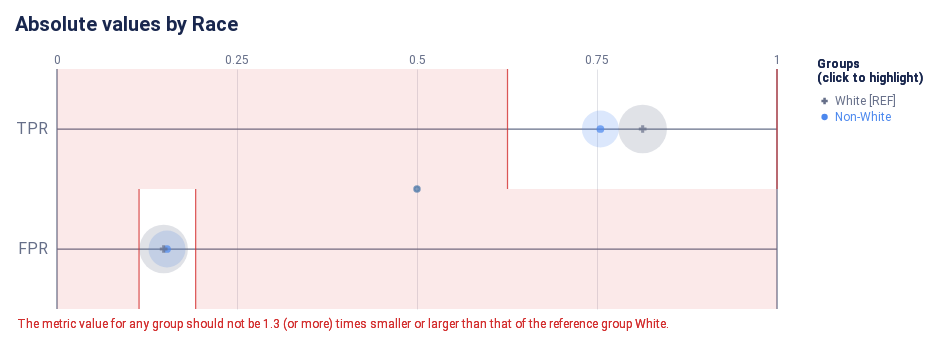

Source (notebook cell):
### Code cell
# for example, absolute values of the chosen metric for the poverty attribute
ap.absolute(bdf, metrics, 'Race', fairness_threshold = disparity_tolerance)

### Figure 1 — Vega-Lite specification as saved in the notebook (floating-point values rounded to 4 significant figures)
{"config": {"view": {"continuousWidth": 300, "continuousHeight": 300, "strokeWidth": 0}, "axisLeft": {"labelColor": "rgb(102, 111, 137)", "labelFont": "Roboto, Arial, sans-serif", "labelFontSize": 16}, "title": {"anchor": "start", "color": "rgb(25, 39, 78)", "font": "Roboto, Arial, sans-serif", "fontSize": 20, "fontWeight": "bold"}}, "layer": [{"data": {"name": "data-63a976fe5a7a233ec3cb74827c753763"}, "mark": {"type": "rule", "stroke": "rgb(102, 111, 137)", "strokeWidth": 1.25, "tooltip": null}, "encoding": {"x": {"field": "start", "scale": {"domain": [0, 1], "range": [40.0, 760.0]}, "type": "quantitative"}, "x2": {"field": "end"}, "y": {"axis": {"domain": false, "labelAngle": 0, "labelPadding": -30, "orient": "left", "ticks": false, "title": null}, "field": "y_position", "scale": {"domain": ["TPR", "FPR"], "range": [30.0, 270.0]}, "type": "nominal"}}}, {"data": {"name": "data-530a0015f307685e83be78af23d6ae21"}, "mark": {"type": "rule", "stroke": "rgb(102, 111, 137)", "strokeWidth": 1.25, "tooltip": null}, "encoding": {"x": {"field": "x_position", "scale": {"domain": [0, 1], "range": [40.0, 760.0]}, "type": "quantitative"}, "y": {"value": 30.0}, "y2": {"value": 270.0}}}, {"data": {"name": "data-5583314adf91e201f1fae4954d44c62d"}, "mark": {"type": "text", "align": "center", "color": "rgb(102, 111, 137)", "font": "Roboto, Arial, sans-serif", "fontSize": 12, "fontWeight": "normal", "tooltip": null}, "encoding": {"text": {"field": "value", "type": "nominal"}, "x": {"field": "value", "scale": {"domain": [0, 1], "range": [40.0, 760.0]}, "type": "quantitative"}, "y": {"value": 21.0}}}, {"layer": [{"mark": {"type": "rect", "opacity": 0.8, "stroke": "rgb(211, 47, 47)", "strokeWidth": 1.25, "tooltip": null}, "encoding": {"x": {"field": "lower_threshold_value", "scale": {"domain": [0, 1], "range": [40.0, 760.0]}, "type": "quantitative"}, "x2": {"field": "lower_threshold_value"}, "y": {"axis": {"domain": false, "grid": false, "labels": false, "ticks": false, "title": null}, "field": "metric", "scale": {"domain": ["TPR", "FPR"], "range": [30.0, 270.0]}, "type": "nominal"}}}, {"mark": {"type": "rect", "opacity": 0.8, "stroke": "rgb(211, 47, 47)", "strokeWidth": 1.25, "tooltip": null}, "encoding": {"x": {"field": "upper_threshold_value", "scale": {"domain": [0, 1], "range": [40.0, 760.0]}, "type": "quantitative"}, "x2": {"field": "upper_threshold_value"}, "y": {"axis": {"domain": false, "grid": false, "labels": false, "ticks": false, "title": null}, "field": "metric", "scale": {"domain": ["TPR", "FPR"], "range": [30.0, 270.0]}, "type": "nominal"}}}, {"layer": [{"mark": {"type": "rect", "fill": "rgb(211, 47, 47)", "opacity": 0.1, "tooltip": null}, "encoding": {"x": {"field": "lower_threshold_value", "scale": {"domain": [0, 1], "range": [40.0, 760.0]}, "type": "quantitative"}, "x2": {"field": "lower_end"}, "y": {"axis": {"domain": false, "grid": false, "labels": false, "ticks": false, "title": null}, "field": "metric", "scale": {"domain": ["TPR", "FPR"], "range": [30.0, 270.0]}, "type": "nominal"}}}, {"mark": {"type": "rect", "fill": "rgb(211, 47, 47)", "opacity": 0.1, "tooltip": null}, "encoding": {"x": {"field": "upper_threshold_value", "scale": {"domain": [0, 1], "range": [40.0, 760.0]}, "type": "quantitative"}, "x2": {"field": "upper_end"}, "y": {"axis": {"domain": false, "grid": false, "labels": false, "ticks": false, "title": null}, "field": "metric", "scale": {"domain": ["TPR", "FPR"], "range": [30.0, 270.0]}, "type": "nominal"}}}]}, {"layer": [{"mark": {"type": "text", "align": "left", "baseline": "top", "fill": "rgb(211, 47, 47)", "font": "Roboto, Arial, sans-serif", "fontSize": 12, "fontWeight": "normal", "tooltip": null}, "encoding": {"text": {"value": "The metric value for any group should not be 1.3 (or more) times smaller or larger than that of the reference group White."}, "x": {"value": 0}, "y": {"value": 280.0}}}], "data": {"name": "data-de84bc8c822dac0bd3b12b0342548471"}}], "data": {"name": "data-e0b1e0ea7ad493b8788f1274caa41311"}}, {"layer": [{"data": {"name": "empty"}, "mark": {"type": "circle"}}, {"data": {"name": "data-59934ef03ce878e130e727ee6216378e"}, "mark": {"type": "circle", "cursor": "pointer", "opacity": 0.2}, "encoding": {"color": {"condition": {"param": "param_25", "empty": true, "field": "attribute_value", "legend": null, "scale": {"domain": ["White", "Non-White"], "range": ["rgb(102, 111, 137)", "rgb(76, 136, 238)", "rgb(254, 97, 0)", "rgb(220, 38, 127)", "rgb(255, 176, 0)", "rgb(150, 95, 230)"]}, "type": "nominal"}, "value": "rgb(225, 226, 231)"}, "size": {"field": "group_size", "legend": null, "scale": {"domain": [0, 258.0], "range": [0, 2827.0]}, "type": "quantitative"}, "tooltip": [{"field": "attribute_value", "title": "Group", "type": "nominal"}, {"field": "tooltip_group_size", "title": "Group Size", "type": "nominal"}, {"field": "tooltip_disparity_explanation_tpr", "title": "Disparity", "type": "nominal"}, {"field": "tpr", "format": ".2f", "title": "TPR", "type": "quantitative"}], "x": {"axis": {"domain": false, "gridColor": "rgb(225, 226, 231)", "labels": false, "ticks": false, "title": null, "values": [0.25, 0.5, 0.75]}, "field": "tpr", "scale": {"domain": [0, 1], "range": [40.0, 760.0]}, "type": "quantitative"}, "y": {"axis": {"domain": false, "grid": false, "labels": false, "ticks": false, "title": null}, "field": "metric_variable", "scale": {"domain": ["TPR", "FPR"], "range": [30.0, 270.0]}, "type": "nominal"}}, "name": "view_26", "transform": [{"calculate": "'TPR'", "as": "metric_variable"}]}, {"data": {"name": "data-59934ef03ce878e130e727ee6216378e"}, "mark": {"type": "circle", "cursor": "pointer", "opacity": 0.2}, "encoding": {"color": {"condition": {"param": "param_25", "empty": true, "field": "attribute_value", "legend": null, "scale": {"domain": ["White", "Non-White"], "range": ["rgb(102, 111, 137)", "rgb(76, 136, 238)", "rgb(254, 97, 0)", "rgb(220, 38, 127)", "rgb(255, 176, 0)", "rgb(150, 95, 230)"]}, "type": "nominal"}, "value": "rgb(225, 226, 231)"}, "size": {"field": "group_size", "legend": null, "scale": {"domain": [0, 258.0], "range": [0, 2827.0]}, "type": "quantitative"}, "tooltip": [{"field": "attribute_value", "title": "Group", "type": "nominal"}, {"field": "tooltip_group_size", "title": "Group Size", "type": "nominal"}, {"field": "tooltip_disparity_explanation_fpr", "title": "Disparity", "type": "nominal"}, {"field": "fpr", "format": ".2f", "title": "FPR", "type": "quantitative"}], "x": {"axis": {"domain": false, "gridColor": "rgb(225, 226, 231)", "labels": false, "ticks": false, "title": null, "values": [0.25, 0.5, 0.75]}, "field": "fpr", "scale": {"domain": [0, 1], "range": [40.0, 760.0]}, "type": "quantitative"}, "y": {"axis": {"domain": false, "grid": false, "labels": false, "ticks": false, "title": null}, "field": "metric_variable", "scale": {"domain": ["TPR", "FPR"], "range": [30.0, 270.0]}, "type": "nominal"}}, "name": "view_28", "transform": [{"calculate": "'FPR'", "as": "metric_variable"}]}, {"layer": [{"data": {"name": "empty"}, "mark": {"type": "point"}}, {"data": {"name": "data-59934ef03ce878e130e727ee6216378e"}, "mark": {"type": "point", "cursor": "pointer", "filled": true, "size": 60}, "encoding": {"color": {"condition": {"param": "param_25", "empty": true, "field": "attribute_value", "legend": null, "scale": {"domain": ["White", "Non-White"], "range": ["rgb(102, 111, 137)", "rgb(76, 136, 238)", "rgb(254, 97, 0)", "rgb(220, 38, 127)", "rgb(255, 176, 0)", "rgb(150, 95, 230)"]}, "type": "nominal"}, "value": "rgb(225, 226, 231)"}, "shape": {"field": "attribute_value", "legend": null, "scale": {"domain": ["White", "Non-White"], "range": ["cross", "circle"]}, "type": "nominal"}, "tooltip": [{"field": "attribute_value", "title": "Group", "type": "nominal"}, {"field": "tooltip_group_size", "title": "Group Size", "type": "nominal"}, {"field": "tooltip_disparity_explanation_tpr", "title": "Disparity", "type": "nominal"}, {"field": "tpr", "format": ".2f", "title": "TPR", "type": "quantitative"}], "x": {"axis": {"domain": false, "gridColor": "rgb(225, 226, 231)", "labels": false, "ticks": false, "title": null, "values": [0.25, 0.5, 0.75]}, "field": "tpr", "scale": {"domain": [0, 1], "range": [40.0, 760.0]}, "type": "quantitative"}, "y": {"axis": {"domain": false, "grid": false, "labels": false, "ticks": false, "title": null}, "field": "metric_variable", "scale": {"domain": ["TPR", "FPR"], "range": [30.0, 270.0]}, "type": "nominal"}}, "name": "view_25", "transform": [{"calculate": "'TPR'", "as": "metric_variable"}]}, {"data": {"name": "data-59934ef03ce878e130e727ee6216378e"}, "mark": {"type": "point", "cursor": "pointer", "filled": true, "size": 60}, "encoding": {"color": {"condition": {"param": "param_25", "empty": true, "field": "attribute_value", "legend": null, "scale": {"domain": ["White", "Non-White"], "range": ["rgb(102, 111, 137)", "rgb(76, 136, 238)", "rgb(254, 97, 0)", "rgb(220, 38, 127)", "rgb(255, 176, 0)", "rgb(150, 95, 230)"]}, "type": "nominal"}, "value": "rgb(225, 226, 231)"}, "shape": {"field": "attribute_value", "legend": null, "scale": {"domain": ["White", "Non-White"], "range": ["cross", "circle"]}, "type": "nominal"}, "tooltip": [{"field": "attribute_value", "title": "Group", "type": "nominal"}, {"field": "tooltip_group_size", "title": "Group Size", "type": "nominal"}, {"field": "tooltip_disparity_explanation_fpr", "title": "Disparity", "type": "nominal"}, {"field": "fpr", "format": ".2f", "title": "FPR", "type": "quantitative"}], "x": {"axis": {"domain": false, "gridColor": "rgb(225, 226, 231)", "labels": false, "ticks": false, "title": null, "values": [0.25, 0.5, 0.75]}, "field": "fpr", "scale": {"domain": [0, 1], "range": [40.0, 760.0]}, "type": "quantitative"}, "y": {"axis": {"domain": false, "grid": false, "labels": false, "ticks": false, "title": null}, "field": "metric_variable", "scale": {"domain": ["TPR", "FPR"], "range": [30.0, 270.0]}, "type": "nominal"}}, "name": "view_27", "transform": [{"calculate": "'FPR'", "as": "metric_variable"}]}]}]}, {"layer": [{"mark": {"type": "point", "cursor": "pointer", "filled": true, "opacity": 1, "size": 40}, "encoding": {"color": {"condition": {"param": "param_25", "empty": true, "field": "attribute_value", "legend": null, "scale": {"domain": ["White", "Non-White"], "range": ["rgb(102, 111, 137)", "rgb(76, 136, 238)", "rgb(254, 97, 0)", "rgb(220, 38, 127)", "rgb(255, 176, 0)", "rgb(150, 95, 230)"]}, "type": "nominal"}, "value": "rgb(225, 226, 231)"}, "shape": {"field": "attribute_value", "legend": null, "scale": {"domain": ["White", "Non-White"], "range": ["cross", "circle"]}, "type": "nominal"}, "x": {"value": 807.6}, "y": {"axis": {"domain": false, "grid": false, "labels": false, "ticks": false, "title": null}, "field": "attribute_value", "scale": {"domain": ["White", "Non-White"], "range": [54, 86]}, "type": "nominal"}}, "name": "view_29"}, {"mark": {"type": "text", "align": "left", "baseline": "middle", "cursor": "pointer", "font": "Roboto, Arial, sans-serif", "fontSize": 12, "fontWeight": "normal"}, "encoding": {"color": {"condition": {"param": "param_25", "empty": true, "field": "attribute_value", "legend": null, "scale": {"domain": ["White", "Non-White"], "range": ["rgb(102, 111, 137)", "rgb(76, 136, 238)", "rgb(254, 97, 0)", "rgb(220, 38, 127)", "rgb(255, 176, 0)", "rgb(150, 95, 230)"]}, "type": "nominal"}, "value": "rgb(225, 226, 231)"}, "text": {"field": "label", "type": "nominal"}, "x": {"value": 818.1}, "y": {"axis": {"domain": false, "grid": false, "labels": false, "ticks": false, "title": null}, "field": "attribute_value", "scale": {"domain": ["White", "Non-White"], "range": [54, 86]}, "type": "nominal"}}, "name": "view_30"}, {"data": {"name": "data-de84bc8c822dac0bd3b12b0342548471"}, "mark": {"type": "text", "align": "left", "baseline": "top", "color": "rgb(25, 39, 78)", "font": "Roboto, Arial, sans-serif", "fontSize": 12, "fontWeight": "bold"}, "encoding": {"text": {"value": "(click to highlight)"}, "x": {"value": 800}, "y": {"value": 34}}}, {"data": {"name": "data-de84bc8c822dac0bd3b12b0342548471"}, "mark": {"type": "text", "align": "left", "baseline": "top", "color": "rgb(25, 39, 78)", "font": "Roboto, Arial, sans-serif", "fontSize": 12, "fontWeight": "bold"}, "encoding": {"text": {"value": "Groups"}, "x": {"value": 800}, "y": {"value": 20}}}], "data": {"name": "data-66361468080dc7f1f6cc60d8d8116309"}}], "height": 300, "padding": {"top": 15, "bottom": 5.0, "left": 15, "right": 15}, "params": [{"name": "param_27", "select": {"type": "point", "fields": ["attribute_value"]}, "views": ["view_26"]}, {"name": "param_29", "select": {"type": "point", "fields": ["attribute_value"]}, "views": ["view_28"]}, {"name": "param_26", "select": {"type": "point", "fields": ["attribute_value"]}, "views": ["view_25"]}, {"name": "param_28", "select": {"type": "point", "fields": ["attribute_value"]}, "views": ["view_27"]}, {"name": "param_25", "select": {"type": "point", "fields": ["attribute_value"]}, "views": ["view_29"]}, {"name": "param_30", "select": {"type": "point", "fields": ["attribute_value"]}, "views": ["view_30"]}], "resolve": {"scale": {"size": "independent", "y": "independent"}}, "title": "Absolute values by Race", "usermeta": {"embedOptions": {"scaleFactor": 5, "downloadFileName": "absolute_chart"}}, "width": 800, "$schema": "https://vega.github.io/schema/vega-lite/v5.17.0.json", "datasets": {"data-63a976fe5a7a233ec3cb74827c753763": [{"y_position": "TPR", "start": 0, "end": 1}, {"y_position": "FPR", "start": 0, "end": 1}], "data-530a0015f307685e83be78af23d6ae21": [{"x_position": 0}, {"x_position": 1}], "data-5583314adf91e201f1fae4954d44c62d": [{"value": 0.0}, {"value": 0.25}, {"value": 0.5}, {"value": 0.75}, {"value": 1.0}], "data-e0b1e0ea7ad493b8788f1274caa41311": [{"lower_end": 0, "upper_end": 1, "lower_threshold_value": 0.6257, "upper_threshold_value": 1.0, "metric": "TPR"}, {"lower_end": 0, "upper_end": 1, "lower_threshold_value": 0.114, "upper_threshold_value": 0.1926, "metric": "FPR"}], "data-de84bc8c822dac0bd3b12b0342548471": [{"a": 1, "b": 0}, {"a": 1, "b": 0}], "empty": [{}], "data-59934ef03ce878e130e727ee6216378e": [{"attribute_name": "Race", "attribute_value": "Non-White", "group_size": 125, "total_entities": 340, "tpr": 0.7547, "fpr": 0.1528, "tpr_disparity": 0.9278, "fpr_disparity": 1.031, "tpr_disparity_scaled": -0.0778, "fpr_disparity_scaled": 0.03125, "tooltip_group_size": "125 (36.76%)", "tooltip_disparity_explanation_tpr": "1.08 times smaller TPR than the reference group", "tooltip_disparity_explanation_fpr": "1.03 times larger FPR than the reference group"}, {"attribute_name": "Race", "attribute_value": "White", "group_size": 215, "total_entities": 340, "tpr": 0.8134, "fpr": 0.1481, "tpr_disparity": 1.0, "fpr_disparity": 1.0, "tpr_disparity_scaled": 0.0, "fpr_disparity_scaled": 0.0, "tooltip_group_size": "215 (63.24%)", "tooltip_disparity_explanation_tpr": "Reference group", "tooltip_disparity_explanation_fpr": "Reference group"}], "data-66361468080dc7f1f6cc60d8d8116309": [{"attribute_value": "White", "label": "White [REF]"}, {"attribute_value": "Non-White", "label": "Non-White"}]}}
